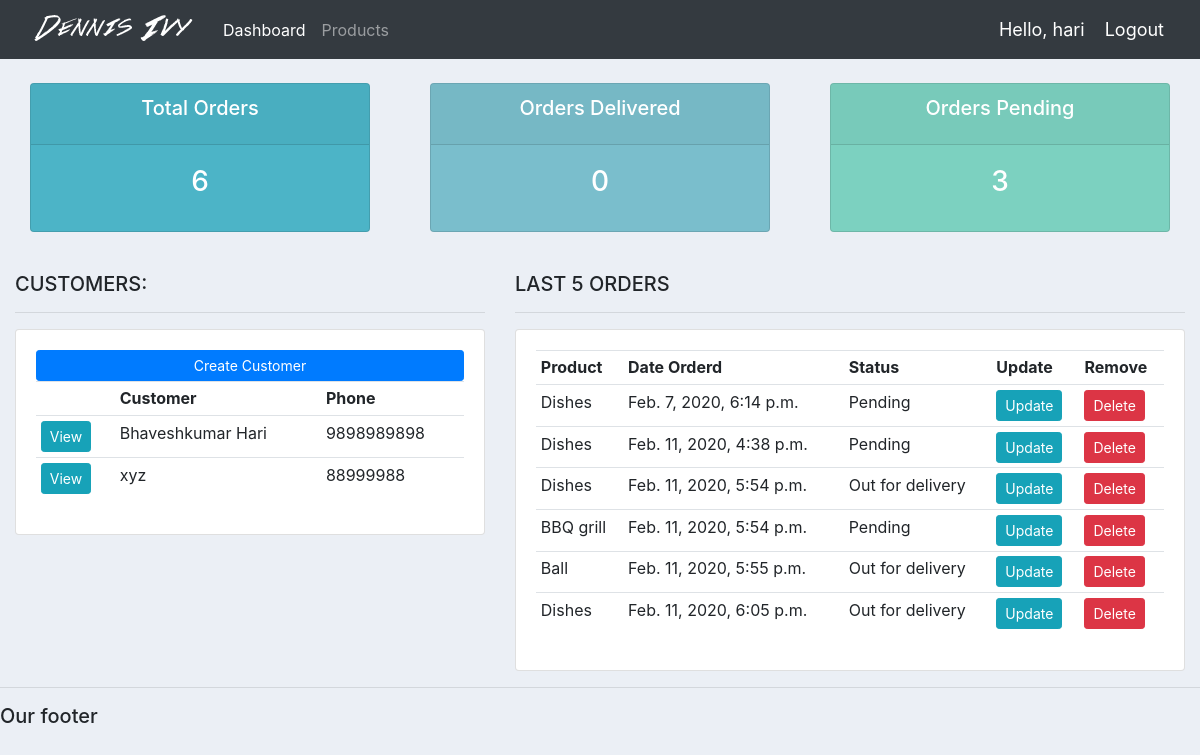
The app's page / (signed in) with its own data.
### accounts/models.py (models this page shows, shortened)
class Customer(models.Model):
    name = models.CharField(max_length=200, null=True)
    phone = models.CharField(max_length=200, null=True)
    email = models.CharField(max_length=200, null=True)
    date_created = models.DateTimeField(auto_now_add=True, null=True)

class Order(models.Model):
    STATUS = (
        ('Pending', 'Pending'),
        ('Out for delivery', 'Out for delivery'),
        ('Delivered', 'Delivered')
    )
    customer = models.ForeignKey(Customer, null=True, on_delete = models.SET_NULL)
    product = models.ForeignKey(Product, null=True, on_delete = models.SET_NULL)
    date_created = models.DateTimeField(auto_now_add=True, null=True)
    status = models.CharField(max_length=200, null=True, choices=STATUS)
    note = models.CharField(max_length=1000, null=True)

class Product(models.Model):
    CATEGORY = (
        ('Indoor', 'Indoor'),
        ('Out Door', 'Out Door'),
    )
    name = models.CharField(max_length=200, null=True)
    price = models.FloatField(null=True)
    category = models.CharField(max_length=200, null=True, choices=CATEGORY)
    description = models.CharField(max_length=200, null=True, blank=True)
    date_created = models.DateTimeField(auto_now_add=True, null=True)
    tags = models.ManyToManyField(Tag)
    def __str__(self):
        return self.name

### accounts/views.py (the view)
# urls.py: path('', views.home, name="home"),
@login_required(login_url='login')
def home(request):
    orders = Order.objects.all() # Get all the orders
    customers = Customer.objects.all() # Get all the customers
    total_customers = customers.count()
    total_orders = orders.count()
    delivered = orders.filter(status='Delivered').count()
    pending = orders.filter(status='Pending').count()
    context = {'orders':orders, 'customers':customers,
    'total_orders':total_orders, 'delivered':delivered,
    'pending':pending}
    return render(request, 'accounts/dashboard.html', context)

### accounts/templates/accounts/dashboard.html
{%  extends 'accounts/main.html' %}
{% block content %}
{%  include 'accounts/status.html' %}
<br>
<div class="row">
	<div class="col-md-5">
		<h5>CUSTOMERS:</h5>
		<hr>
		<div class="card card-body">
			<a class="btn btn-primary  btn-sm btn-block" href="">Create Customer</a>
			<table class="table table-sm">
				<tr>
					<th></th>
					<th>Customer</th>
					<th>Phone</th>
				</tr>
				{% for customer in customers %}
					<tr>
						<td><a class="btn btn-sm btn-info" href="{% url 'customer' customer.id %}">View</a></td>
						<td>{{ customer.name }}</td>
						<td>{{ customer.phone }}</td>
					</tr>
				{% endfor %}
			</table>
		</div>
	</div>
	<div class="col-md-7">
		<h5>LAST 5 ORDERS</h5>
		<hr>
		<div class="card card-body">
			<table class="table table-sm">
				<tr>
					<th>Product</th>
					<th>Date Orderd</th>
					<th>Status</th>
					<th>Update</th>
					<th>Remove</th>
				</tr>
				{% for order in orders %}
					<tr>
						<td>{{ order.product }}</td>
						<td>{{ order.date_created }}</td>
						<td>{{ order.status }}</td>
						<td><a class="btn btn-sm btn-info" href="{% url 'update_order' order.id %}">Update</a></td>
						<td><a class="btn btn-sm btn-danger" href="{% url 'delete_order' order.id %}">Delete</a></td>
					</tr>
				{% endfor %}
			</table>
		</div>
	</div>
</div>
{% endblock %}

### accounts/templates/accounts/navbar.html (shortened to what this page needs)
{% load static %}
<nav class="navbar navbar-expand-lg navbar-dark bg-dark">
    <img src="{% static 'images/logo.png' %}">
    <div class="collapse navbar-collapse" id="navbarNav">
      <ul class="navbar-nav">
        <li class="nav-item active">
          <a class="nav-link" href="{% url 'home' %}">Dashboard</a>
        </li>
        <li class="nav-item">
          <a class="nav-link" href="{% url 'product' %}">Products</a>
        </li>
      </ul>
    </div>
    <span class="hello-msg">Hello, {{ request.user }}</span>
    <span><a class="hello-msg" href="{% url 'logout' %}">Logout</a></span>
  </nav>

### accounts/templates/accounts/status.html
<br>
<div class="row">
	<div class="col">
		<div class="col-md">
			<div class="card text-center text-white  mb-3" id="total-orders">
			  	<div class="card-header">
			  		<h5 class="card-title">Total Orders</h5>
			  	</div>
			  	<div class="card-body">
			    	<h3 class="card-title"> {{ total_orders }}</h3>
			  	</div>
			</div>
		</div>
	</div>
	<div class="col">
		<div class="col-md">
			<div class="card text-center text-white  mb-3" id="orders-delivered">
			  	<div class="card-header">
			  		<h5 class="card-title">Orders Delivered</h5>
			  	</div>
			  	<div class="card-body">
			    	<h3 class="card-title"> {{ delivered }} </h3>
			  	</div>
			</div>
		</div>
	</div>
	<div class="col">
		<div class="col-md">
			<div class="card text-center text-white  mb-3" id="orders-pending">
			  	<div class="card-header">
			  		<h5 class="card-title">Orders Pending</h5>
			  	</div>
			  	<div class="card-body">
			    	<h3 class="card-title"> {{ pending }} </h3>
			  	</div>
			</div>
		</div>
	</div>
</div>

### static/css/main.css (style rules this page uses)
body { background-color: #ebeff5; }
#total-orders { background-color: #4cb4c7; }
#orders-delivered { background-color: #7abecc; }
#orders-pending { background-color: #7CD1C0; }

### accounts/templates/accounts/navbar.html (style rules this page uses)
.hello-msg { font-size: 18px; color: #fff; margin-right: 20px; }

### records on screen
Customer: name "Bhaveshkumar Hari", phone "9898989898"
Customer: name "xyz", phone "88999988"
Order: product "Dishes", date_created "Feb. 7, 2020, 6:14 p.m.", status "Pending"
Order: product "Dishes", date_created "Feb. 11, 2020, 4:38 p.m.", status "Pending"
Order: product "Dishes", date_created "Feb. 11, 2020, 5:54 p.m.", status "Out for delivery"
Order: product "BBQ grill", date_created "Feb. 11, 2020, 5:54 p.m.", status "Pending"
Order: product "Ball", date_created "Feb. 11, 2020, 5:55 p.m.", status "Out for delivery"
Order: product "Dishes", date_created "Feb. 11, 2020, 6:05 p.m.", status "Out for delivery"

### other values on screen
{{ request.user }} "hari"
{{ total_orders }} "6"
{{ delivered }} "0"
{{ pending }} "3"
